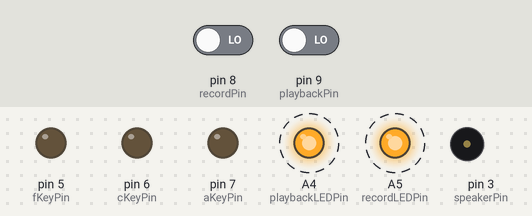
This sketch was run on a simulated Arduino Uno, built with avr-gcc and run on an emulated ATmega328P. Parts: output pins drawn as LEDs (lit = HIGH), buzzer (waves = sounding, pin HIGH). Dashed ring = blinking. The test bench sets the inputs (shaded band); at power-on: pin 9 (playbackPin) LOW, pin 8 (recordPin) LOW. What the sketch prints to the serial monitor is not drawn.

Above: at 0.1 s.
At 1.7 s:
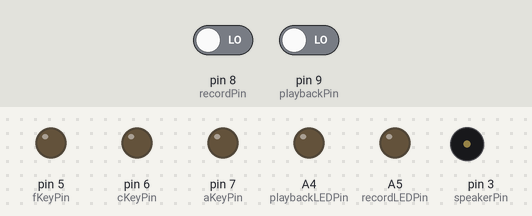
1.8 s: pin 9 (playbackPin) driven HIGH
At 2.9 s:
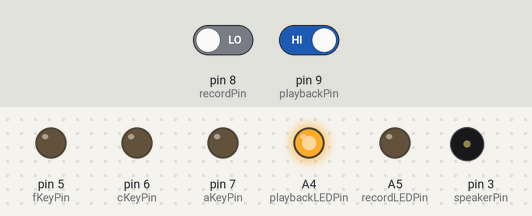
Timing chart, 0 to 4.8 s (numbered marks = the images above; inputs shaded):
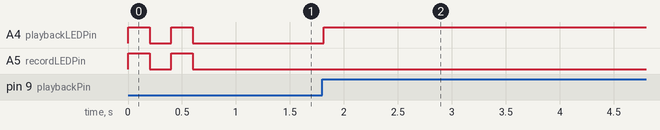

Measured:
- after the input at 1.8 s, A4 (playbackLEDPin): LOW → HIGH at once
- by itself, A4 (playbackLEDPin), A5 (recordLEDPin): alternates HIGH for 0.20 s and LOW for 0.20 s, 4 changes in all, then stays LOW

The sketch:

arduino_theremin.ino
```cpp
// by Jenner Hanni
// http://github.com/wicker
//
// Based on code from Bruce Allen
// http://playground.arduino.cc/mMain/MaxSonar
//
// Based on code from Tone example
// https://www.arduino.cc/en/Tutorial/ToneMelody?from=Tutorial.Tone
//
// Using the readCapacitivePin function from Mario Becker, Alan Chatham, and others
// http://playground.arduino.cc/Code/CapacitiveSensor

#include "pitches.h"

#define START    0
#define RECORD   1
#define HOLD     2
#define PLAYBACK 3

#define A 0
#define C 1
#define F 2

#define MAXNOTE  7
#define MAXTUNECOUNT 299

// set up state
uint8_t state = START;
uint8_t last_state = START;

// these arrays contain each key's set of notes
int noteArray_A[8] = {NOTE_A1,NOTE_A2,NOTE_A3,NOTE_A4,NOTE_A5,
                      NOTE_A6,NOTE_A7};
int noteArray_C[8] = {NOTE_C1,NOTE_C2,NOTE_C3,NOTE_C4,NOTE_C5,
                      NOTE_C6,NOTE_C7};
int noteArray_F[8] = {NOTE_F1,NOTE_F2,NOTE_F3,NOTE_F4,NOTE_F5,
                      NOTE_F6,NOTE_F7};

// huge array to hold the current tune
// largest note in pitches.h is 4978
// 2^16 = 65536
uint16_t current_tune[300];
uint16_t current_tune_count = 0;
uint16_t total_current_notes = 0;
uint16_t curr_key = A;
uint16_t note_delay = 50; // in milliseconds
uint16_t note = 0;

// inputs
const uint8_t recordPin = 8;
const uint8_t playbackPin = 9;
const uint8_t pwmPin = 2;
const uint8_t aKeyPin = 7;
const uint8_t cKeyPin = 6;
const uint8_t fKeyPin = 5;

// outputs
const uint8_t speakerPin = 3;
const uint8_t playbackLEDPin = A4;
const uint8_t recordLEDPin = A5;

// process input from the rangefinder
long pulse, inches, cm;

uint8_t readCapacitivePin(int pinToMeasure) {

  // Variables used to translate from Arduino to AVR pin naming
  volatile uint8_t* port;
  volatile uint8_t* ddr;
  volatile uint8_t* pin;
  // Here we translate the input pin number from
  //  Arduino pin number to the AVR PORT, PIN, DDR,
  //  and which bit of those registers we care about.
  byte bitmask;
  port = portOutputRegister(digitalPinToPort(pinToMeasure));
  ddr = portModeRegister(digitalPinToPort(pinToMeasure));
  bitmask = digitalPinToBitMask(pinToMeasure);
  pin = portInputRegister(digitalPinToPort(pinToMeasure));
  // Discharge the pin first by setting it low and output
  *port &= ~(bitmask);
  *ddr  |= bitmask;
  delay(1);
  uint8_t SREG_old = SREG; //back up the AVR Status Register
  // Prevent the timer IRQ from disturbing our measurement
  noInterrupts();
  // Make the pin an input with the internal pull-up on
  *ddr &= ~(bitmask);
  *port |= bitmask;

  // Now see how long the pin to get pulled up. This manual unrolling of the loop
  // decreases the number of hardware cycles between each read of the pin,
  // thus increasing sensitivity.
  uint8_t cycles = 17;
  if (*pin & bitmask) { cycles =  0;}
  else if (*pin & bitmask) { cycles =  1;}
  else if (*pin & bitmask) { cycles =  2;}
  else if (*pin & bitmask) { cycles =  3;}
  else if (*pin & bitmask) { cycles =  4;}
  else if (*pin & bitmask) { cycles =  5;}
  else if (*pin & bitmask) { cycles =  6;}
  else if (*pin & bitmask) { cycles =  7;}
  else if (*pin & bitmask) { cycles =  8;}
  else if (*pin & bitmask) { cycles =  9;}
  else if (*pin & bitmask) { cycles = 10;}
  else if (*pin & bitmask) { cycles = 11;}
  else if (*pin & bitmask) { cycles = 12;}
  else if (*pin & bitmask) { cycles = 13;}
  else if (*pin & bitmask) { cycles = 14;}
  else if (*pin & bitmask) { cycles = 15;}
  else if (*pin & bitmask) { cycles = 16;}

  // End of timing-critical section; turn interrupts back on if they were on before, or leave them off if they were off before
  SREG = SREG_old;

  // Discharge the pin again by setting it low and output
  //  It's important to leave the pins low if you want to
  //  be able to touch more than 1 sensor at a time - if
  //  the sensor is left pulled high, when you touch
  //  two sensors, your body will transfer the charge between
  //  sensors.
  *port &= ~(bitmask);
  *ddr  |= bitmask;
  return cycles;
}

void startupBlinkLEDs() {
  digitalWrite(recordLEDPin, HIGH);
  digitalWrite(playbackLEDPin, HIGH);
  delay(200);
  digitalWrite(recordLEDPin, LOW);
  digitalWrite(playbackLEDPin, LOW);
  delay(200);
  digitalWrite(recordLEDPin, HIGH);
  digitalWrite(playbackLEDPin, HIGH);
  delay(200);
  digitalWrite(recordLEDPin, LOW);
  digitalWrite(playbackLEDPin, LOW);
  delay(200);
}

void setup() {

  Serial.begin(9600);
  Serial.println("Begin.");

  pinMode(recordPin, INPUT);
  pinMode(playbackPin, INPUT);
  pinMode(pwmPin, INPUT);
  pinMode(aKeyPin, INPUT);
  pinMode(cKeyPin, INPUT);
  pinMode(fKeyPin, INPUT);
  pinMode(speakerPin, OUTPUT);
  pinMode(playbackLEDPin, OUTPUT);
  pinMode(recordLEDPin, OUTPUT);

  state = START;

}

void loop() {

  switch(state) {
    case START:
      startupBlinkLEDs();
      break;
    case RECORD:

      // if we just entered the record state, clear the current tune
      if (last_state != RECORD) {
        for (current_tune_count = 0; current_tune_count < MAXTUNECOUNT; current_tune_count++)
          current_tune[current_tune_count] = 0;
        current_tune_count = 0;
      }

      digitalWrite(recordLEDPin, HIGH);
      digitalWrite(playbackLEDPin, LOW);

      // get note
      pulse = pulseIn(pwmPin, HIGH);
      note = pulse/147;
      if (note > 14)
        note = 14;
      else if (note < 7)
        note = 7;
      note = note - 7;

      // record the note in the correct key
      if (current_tune_count < 299)
        if (curr_key == A)
          current_tune[current_tune_count++] = noteArray_A[note];
        else if (curr_key == C)
          current_tune[current_tune_count++] = noteArray_C[note];
        else
          current_tune[current_tune_count++] = noteArray_F[note];

      // play note in correct key
      if (curr_key == A)
        tone(3,noteArray_A[note],1000/8);
      else if (curr_key == C)
        tone(3,noteArray_C[note],1000/8);
      else
        tone(3,noteArray_F[note],1000/8);

      delay(note_delay);

      break;
    case HOLD:
      // if we just came here from record, let's capture the number of
      // notes in our current tune, in case we want to play it back
      if (last_state == RECORD) {
        total_current_notes = current_tune_count - 1;
      }

      digitalWrite(recordLEDPin, LOW);
      digitalWrite(playbackLEDPin, LOW);

      delay(note_delay);

      break;
    case PLAYBACK:
      // reset the counter so we can play it back once
      // use the
      if (last_state != PLAYBACK) {
        current_tune_count = 0;
      }
      if (current_tune_count <= total_current_notes) {
        tone(3,current_tune[current_tune_count],1000/8);
        current_tune_count++;
      }
      digitalWrite(recordLEDPin, LOW);
      digitalWrite(playbackLEDPin, HIGH);

      delay(note_delay*2);

      break;
  }


  // change the key based on cap sense input
  if (readCapacitivePin(aKeyPin) > 5)
    curr_key = A;
  else if (readCapacitivePin(cKeyPin) > 5)
    curr_key = C;
  else if (readCapacitivePin(fKeyPin) > 5)
    curr_key = F;
  else
    curr_key = curr_key;

  // change state based on input switch
  last_state = state;
  if (digitalRead(recordPin) == HIGH)
    state = RECORD;
  else if (digitalRead(playbackPin) == HIGH)
    state = PLAYBACK;
  else
    state = HOLD;

}
```

pitches.h
```cpp
/*************************************************
 * Public Constants
 *************************************************/

#define NOTE_B0  31
#define NOTE_C1  33
#define NOTE_CS1 35
#define NOTE_D1  37
#define NOTE_DS1 39
#define NOTE_E1  41
#define NOTE_F1  44
#define NOTE_FS1 46
#define NOTE_G1  49
#define NOTE_GS1 52
#define NOTE_A1  55
#define NOTE_AS1 58
#define NOTE_B1  62
#define NOTE_C2  65
#define NOTE_CS2 69
#define NOTE_D2  73
#define NOTE_DS2 78
#define NOTE_E2  82
#define NOTE_F2  87
#define NOTE_FS2 93
#define NOTE_G2  98
#define NOTE_GS2 104
#define NOTE_A2  110
#define NOTE_AS2 117
#define NOTE_B2  123
#define NOTE_C3  131
#define NOTE_CS3 139
#define NOTE_D3  147
#define NOTE_DS3 156
#define NOTE_E3  165
#define NOTE_F3  175
#define NOTE_FS3 185
#define NOTE_G3  196
#define NOTE_GS3 208
#define NOTE_A3  220
#define NOTE_AS3 233
#define NOTE_B3  247
#define NOTE_C4  262
#define NOTE_CS4 277
#define NOTE_D4  294
#define NOTE_DS4 311
#define NOTE_E4  330
#define NOTE_F4  349
#define NOTE_FS4 370
#define NOTE_G4  392
#define NOTE_GS4 415
#define NOTE_A4  440
#define NOTE_AS4 466
#define NOTE_B4  494
#define NOTE_C5  523
#define NOTE_CS5 554
#define NOTE_D5  587
#define NOTE_DS5 622
#define NOTE_E5  659
#define NOTE_F5  698
#define NOTE_FS5 740
#define NOTE_G5  784
#define NOTE_GS5 831
#define NOTE_A5  880
#define NOTE_AS5 932
#define NOTE_B5  988
#define NOTE_C6  1047
#define NOTE_CS6 1109
#define NOTE_D6  1175
#define NOTE_DS6 1245
#define NOTE_E6  1319
#define NOTE_F6  1397
#define NOTE_FS6 1480
#define NOTE_G6  1568
#define NOTE_GS6 1661
#define NOTE_A6  1760
#define NOTE_AS6 1865
#define NOTE_B6  1976
#define NOTE_C7  2093
#define NOTE_CS7 2217
#define NOTE_D7  2349
#define NOTE_DS7 2489
#define NOTE_E7  2637
#define NOTE_F7  2794
#define NOTE_FS7 2960
#define NOTE_G7  3136
#define NOTE_GS7 3322
#define NOTE_A7  3520
#define NOTE_AS7 3729
#define NOTE_B7  3951
#define NOTE_C8  4186
#define NOTE_CS8 4435
#define NOTE_D8  4699
#define NOTE_DS8 4978
```
